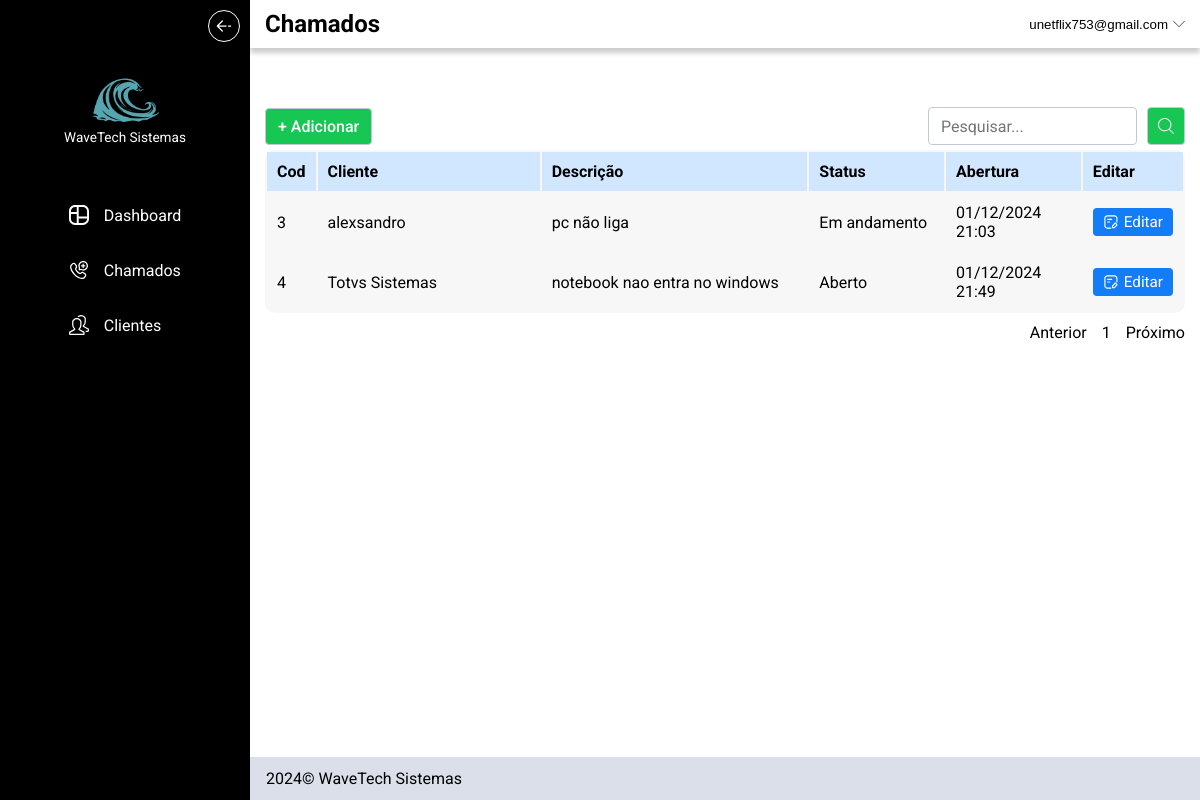
/chamados (signed in), run on an earlier commit of the app's database.
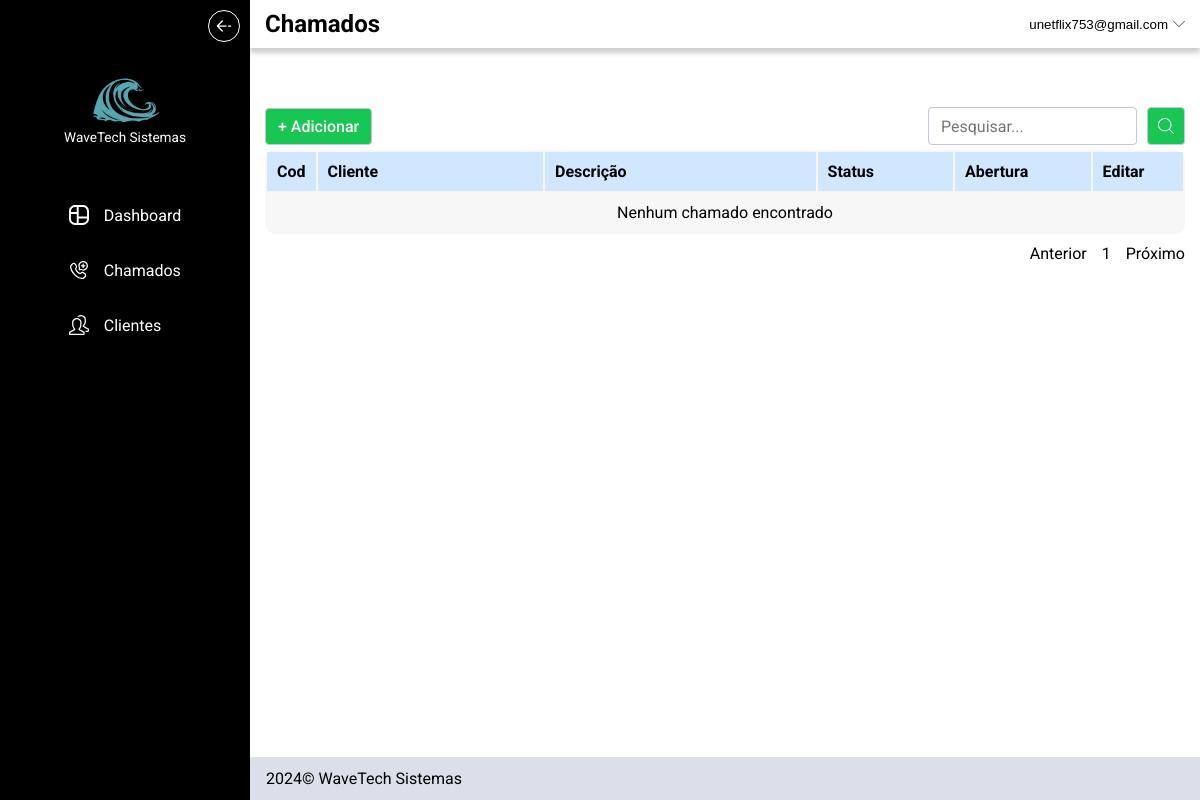
And on a later commit of the database.
### tables this page shows
CREATE TABLE chamados (
id INTEGER,
usuario_id INTEGER NOT NULL,
cliente_id INTEGER NOT NULL,
status TEXT NOT NULL,
defeitos TEXT NOT NULL,
emissao TEXT NOT NULL,
encerramento TEXT,
descricao TEXT NOT NULL,
solucao TEXT,
PRIMARY KEY (id, usuario_id),
FOREIGN KEY (usuario_id) REFERENCES usuarios (id),
FOREIGN KEY (cliente_id) REFERENCES clientes (id)
);

CREATE TABLE clientes (
               id INTEGER,
               usuario_id INTEGER,
               nome TEXT NOT NULL,
               cpf_cnpj TEXT NOT NULL,
               telefone TEXT NOT NULL,
               logradouro TEXT NOT NULL,
               bairro TEXT NOT NULL,
               numero INTEGER,
               complemento TEXT,
               cidade TEXT NOT NULL,
               uf TEXT NOT NULL,
               cep TEXT,
	       PRIMARY KEY (id,usuario_id),
               FOREIGN KEY (usuario_id) REFERENCES usuarios (id)
               );

### app.py (the view, shortened to what this page needs)
@app.route("/chamados")
@login_required
def chamados():
    db = opendb()
    cursor = db.cursor()
    pesquisa = request.args.get("pesquisa")
    page = request.args.get("pagina", 1, type=int)
    per_page = 8
    offset = (page - 1) * per_page
    if not pesquisa:
        cursor.execute("SELECT COUNT(*) as total FROM chamados WHERE usuario_id = ?", (session["user_id"],))
        total_query = cursor.fetchone()
        total_pages = total_query["total"]
        cursor.execute("SELECT chamados.id, clientes.nome, descricao, status, emissao FROM chamados JOIN clientes ON chamados.cliente_id = clientes.id WHERE chamados.usuario_id = ? LIMIT ? OFFSET ?", (session["user_id"], per_page, offset))
    chamados = cursor.fetchall()
    total_pages = math.ceil((total_pages / per_page))
    if total_pages < 1:
        total_pages = 1
    closedb(db, cursor)
    return render_template("chamados.html", chamados=chamados, page=page, total_pages=total_pages, pesquisa=pesquisa)

### app.py (called while the page is built)
def login_required(f):
    @wraps(f)
    def decorated_function(*args, **kwargs):
        if session.get("user_id") is None:
            return redirect("/login")
        return f(*args, **kwargs)
    return decorated_function

def opendb():
    connection = sqlite3.connect("sistema_chamados.db")
    connection.row_factory = sqlite3.Row
    return connection

def closedb(connection, cursor):
    cursor.close()
    connection.close()

@app.context_processor
def inject_user_email():
    db = opendb()
    cursor = db.cursor()
    user_id = session.get("user_id")
    if user_id:
        cursor.execute("SELECT email FROM usuarios WHERE id = ?", (user_id,))
        user_email = cursor.fetchone()
        return {
            "user_email" : user_email["email"]
        }
    return {}

### templates/chamados.html
{% extends "layout.html" %}
{% block class_header %}
  padrao
{% endblock %}
{% block title_header %}
    Chamados
{% endblock %}
{% block header %}
    <div class="pesquisar_container">
        <div class="campo_pesquisa">
            <div>
                <a class="btn_adicionar btn_verde" href="/cadastrar_chamados">+ Adicionar</a>
            </div>
            <div>
                <form action="/chamados" method="get" class="formulario_pesquisar">
                    <input type="search" autocomplete="off" id="pesquisar_chamado" name="pesquisa" placeholder="Pesquisar...">
                    <button class="btn_verde"><img src="../static/img/icon/pesquisar.svg"></button>
                </form>
            </div>
        </div>
    </div>
{% endblock %}
{% block principal %}
    <div class="tabela_content">
        <table class="tabela">
            <thead>
                <tr >
                    <th style="width: 5%;">Cod</th>
                    <th style="width: 25%;">Cliente</th>
                    <th style="width: 30%">Descrição</th>
                    <th style="width: 15%;">Status</th>
                    <th style="width: 15%;">Abertura</th>
                    <th style="width: 10%;">Editar</th>
                </tr>
            </thead>
            <tbody>
                {% if chamados|length == 0 %}
                    <tr>
                        <td class="full_row" colspan="6">Nenhum chamado encontrado</td>
                    </tr>
                {% else %}
                    {% for chamado in chamados %}
                        <tr>
                            <td>{{ chamado["id"] }}</td>
                            <td>{{ chamado["nome"] }}</td>
                            <td>{{ chamado["descricao"] }}</td>
                            <td>{{ chamado["status"] | capitalize }}</td>
                            <td>{{ chamado["emissao"] }}</td>
                            <td class="btn_editar"><a href="/editar_chamado?chamado={{ chamado['id'] }}"><img src="../static/img/icon/editar.svg">Editar</a></td>
                        </tr>
                    {% endfor %}
                {% endif %}
            </tbody>
        </table>
        <div class="nav_tabela_content">
            <ul class="nav_tabela">
                <li><a href="{% if pesquisa %}/chamados?pesquisa={{pesquisa}}&pagina={% else %}/chamados?pagina={% endif %}{% if page > 1 %}{{ page - 1 }}{% else %}{{ page }}{% endif %}" class="anterior">Anterior</a></li>
                {% for page in range(total_pages) %}
                    <li><a href="{% if pesquisa %}/chamados?pesquisa={{pesquisa}}&pagina={% else %}/chamados?pagina={% endif %}{{ page + 1 }}">{{ page + 1 }}</a></li>
                {% endfor %}
                <li><a href="{% if pesquisa %}/chamados?pesquisa={{pesquisa}}&pagina={% else %}/chamados?pagina={% endif %}{% if (page + 1) == total_pages %}{{ page + 1 }}{% else %}{{total_pages}}{% endif %}" class="proximo">Próximo</a></li>
            </ul>
        </div>
    </div>
{% endblock %}

What changed in the data, as far as the page shows it:
removed chamados: id "3", nome "alexsandro", descricao "pc não liga", status "Em andamento", emissao "01/12/2024 21:03"
removed chamados: id "4", nome "Totvs Sistemas", descricao "notebook nao entra no windows", status "Aberto", emissao "01/12/2024 21:49"
Also different on the page:
text now shown: "Nenhum chamado encontrado"
